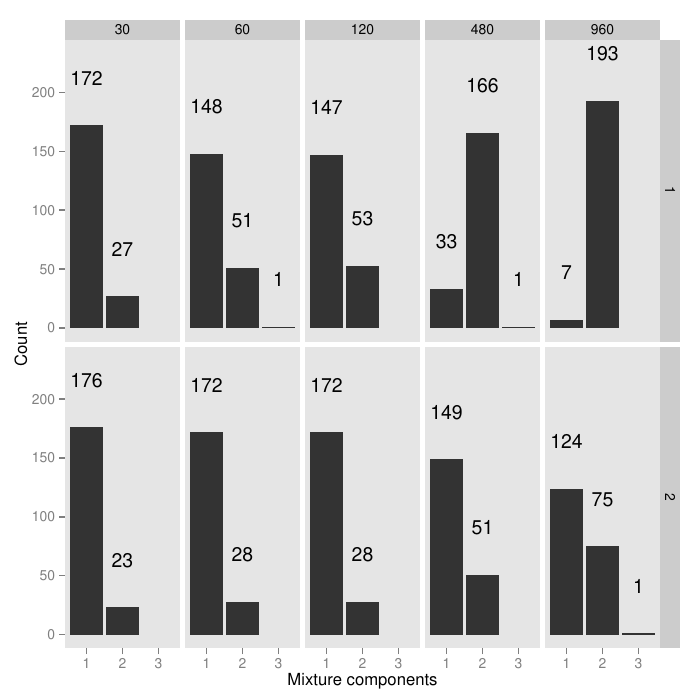

Recreate this plot in R.
# how many mixture components do we use for the hazard rate models?

library(ggplot2)


baf<-data.frame(n.samp=0,par.ind=0,mix.terms=0)


for(par.ind in 1:2){

  fit.mthod<-"BFGS+SANN"
  dat<-read.csv(file=paste("hr-",par.ind,"-results.csv",sep=""))

  dat<-dat[,-1]
  names(dat)<-c("mod","par.ind","n.samp","sim","ll","AIC",
                "pa","Nhat","N","mixterms")

  dat<-dat[dat$mod=="mmds-MS",]

  baf<-rbind(baf,cbind(n.samp=dat$n.samp,
                       par.ind=dat$par.ind,
                       mix.terms=dat$mixterms))

}

baf<-baf[-1,]
baf$ind<-1:nrow(baf)
baf$n.samp<-as.factor(baf$n.samp)
baf$mix.terms<-as.factor(baf$mix.terms)
baf$par.ind<-as.factor(baf$par.ind)


p<-ggplot(baf)
p<-p+labs(x="Mixture components",y="Count")
p<-p+opts(panel.grid.major=theme_blank(),
          panel.grid.minor=theme_blank(),
          legend.background=theme_blank(),
          legend.key=theme_blank(),
          panel.background=theme_rect())
 
p<-p+geom_histogram(aes(x=mix.terms,y=..count..))
p<-p+facet_grid(par.ind~n.samp)

# pull out the counts and write them...
count_text<-ggplot_build(p)[[1]][[1]]
count_text$y<-count_text$y+40
count_text<-cbind(count_text,
                  par.ind=c(rep(1,5),rep(2,5))[count_text$PANEL])
count_text<-cbind(count_text,
                  n.samp=as.factor(c(30,60,120,480,960)[c(
                       as.numeric(count_text$PANEL[count_text$par.ind==1]),
                       as.numeric(count_text$PANEL[count_text$par.ind==2])-5)]))

p<-p+geom_text(aes(x=x,y=y,label=count),data=count_text)

print(p)

ggsave(file="hazard-mixcomponents.pdf")



